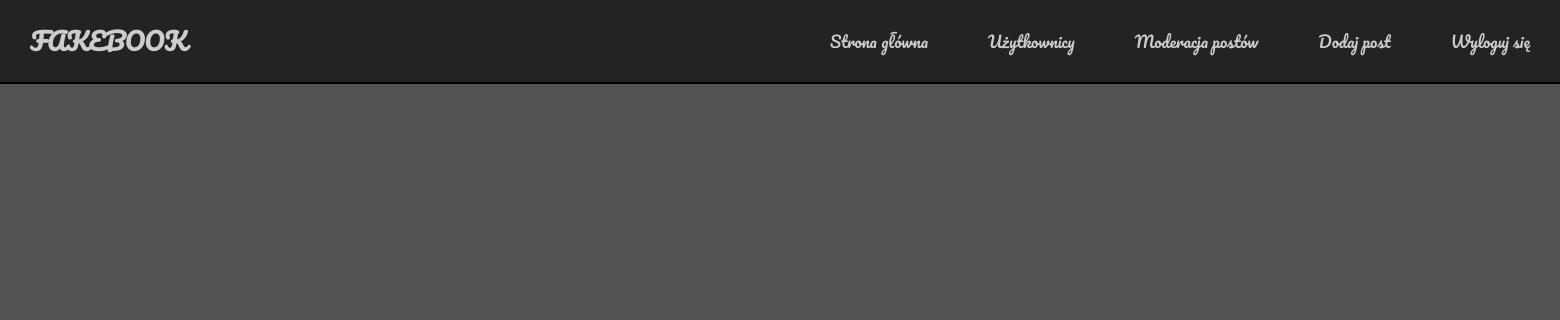
The page /dashboard.admin.php (signed in) on the database as committed earlier.
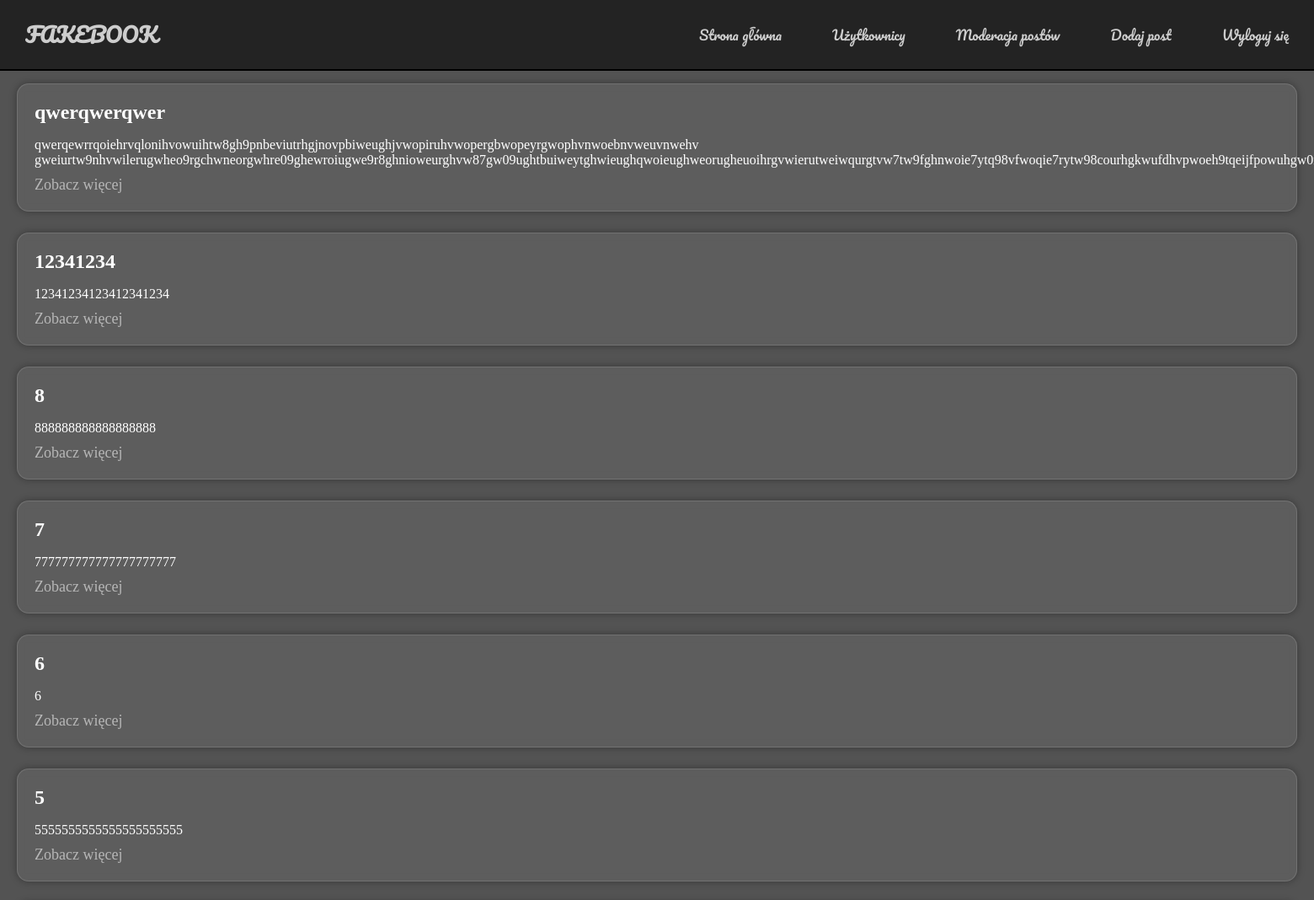
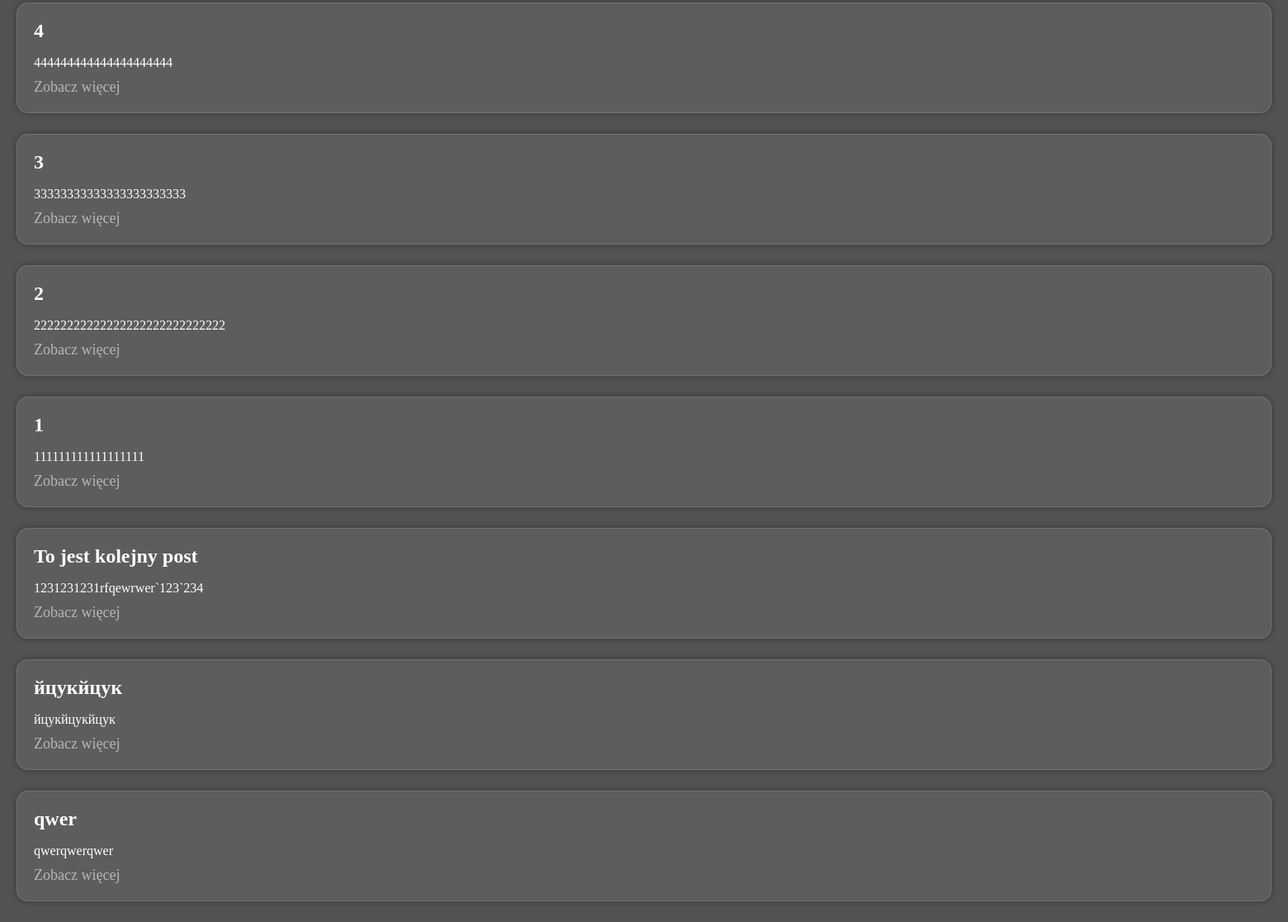
The same page on the database as committed later (2 pictures, top to bottom).
### tables this page shows
CREATE TABLE `posts` (
  `id` int(11) NOT NULL,
  `user_id` int(11) DEFAULT NULL,
  `title` varchar(255) DEFAULT NULL,
  `content` text DEFAULT NULL,
  `status` enum('oczekujący','zaakceptowany','niezaakceptowany') DEFAULT 'oczekujący',
  `date` datetime DEFAULT current_timestamp(),
  `image` varchar(255) DEFAULT NULL
);

### dashboard.admin.php (the view, shortened to what this page needs)
<?php
include("includes/database.inc.php");
?>
<?php
$result = $connect->query("SELECT * FROM posts WHERE status like 'zaakceptowany' ORDER BY id DESC");
while ($p = $result->fetch_assoc()): ?>
<div class="block">
    <h2 class="post-title"><?php echo htmlspecialchars($p['title']); ?></h2>
    <p class="post-content"><?php echo nl2br(htmlspecialchars($p['content'])); ?></p>
    <a class="open-post" href="post.php?id=<?= $p['id'] ?>">Zobacz więcej</a>
</div>
<?php endwhile; ?>
<?php
include("includes/footer.inc.php");
?>

Rows that differ between the two databases and show on the page:
added posts: title "qwerqwerqwer", content "qwerqewrrqoiehrvqlonihvowuihtw8gh9pnbeviutrhgjnovpbiweughjvwopiruhvwopergbwopeyrgwophvnwoebnvweuvnwehv…"
added posts: title "12341234", content "12341234123412341234"
added posts: title "8", content "888888888888888888"
added posts: title "7", content "777777777777777777777"
added posts: title "6", content "6"
added posts: title "5", content "5555555555555555555555"
added posts: title "4", content "444444444444444444444"
added posts: title "3", content "33333333333333333333333"
added posts: title "2", content "22222222222222222222222222222"
added posts: title "1", content "111111111111111111"
added posts: title "To jest kolejny post", content "1231231231rfqewrwer`123`234"
added posts: title "йцукйцук", content "йцукйцукйцук"
added posts: title "qwer", content "qwerqwerqwer"
